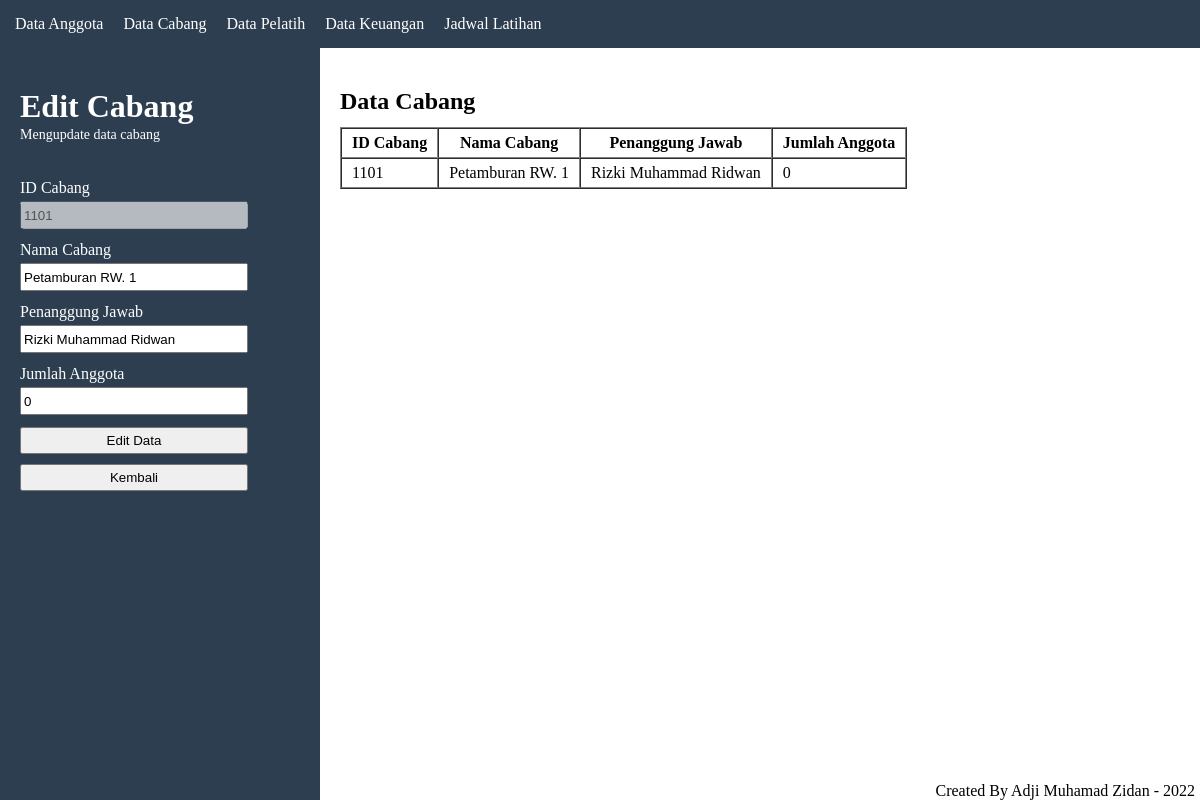
The page /edit_dt_cabang.php?update=1101 on the database its author committed.
### tables this page shows
CREATE TABLE `dt_cabang` (
  `ID_cabang` int(10) NOT NULL,
  `Nama_cabang` varchar(100) NOT NULL,
  `Penanggung_jawab` varchar(100) NOT NULL,
  `Jumlah_anggota` int(100) NOT NULL
);

### edit_dt_cabang.php (the view, shortened to what this page needs)
<?php
	require 'config/koneksi_db.php';
	$sql = "SELECT * FROM dt_cabang WHERE ID_cabang = $_GET[update]";
	$data = mysqli_query($koneksi, $sql);
	$hasil = mysqli_fetch_assoc($data);
?>
<!DOCTYPE html>
<html lang="en">
<head>
</head>
<body>
	<nav>
		<?php require 'modularitas/menu.php' ?>
	</nav>
	<main>
		<div class="container">
			<div class="form">
				<div class="title-cabang">
					<h1>Edit Cabang</h1>
					<p>Mengupdate data cabang</p>
				</div>
				<form action="" method="post">
					<label for="id_cabang">ID Cabang</label><br>
					<input type="text" id="id_cabang" name="id_cabang" value="<?= $hasil['ID_cabang'];?>" disabled><br>
					<label for="nama">Nama Cabang</label><br>
					<input type="text" id="nama" name="nama_cabang" value="<?= $hasil['Nama_cabang'];?>"><br>
					<label for="pj">Penanggung Jawab</label><br>
					<input type="text" id="pj" name="PJ" value="<?= $hasil['Penanggung_jawab'];?>"><br>
					<label for="anggota">Jumlah Anggota</label><br>
					<input type="text" id="anggota" name="jumlah_anggota" value="<?= $hasil['Jumlah_anggota'];?>"><br>
					<button type="submit" name="edit_data" onclick="return confirm('Update data?');">Edit Data</button>
					<a href="cabang.php">
						<button type="button">Kembali</button>
					</a>
				</form>
			</div>
			<div class="tabel-data">
				<h2>Data Cabang</h2>
				<table border="1" cellspacing="0">
					<tr>
						<th>ID Cabang</th>
						<th>Nama Cabang</th>
						<th>Penanggung Jawab</th>
						<th>Jumlah Anggota</th>
					</tr>
					<tr>
						<td><?= $hasil['ID_cabang'];?></td>
						<td><?= $hasil['Nama_cabang'];?></td>
						<td><?= $hasil['Penanggung_jawab'];?></td>
						<td><?= $hasil['Jumlah_anggota'];?></td>
					</tr>
				</table>
				<footer>
					<?php require 'modularitas/footer.php' ?>
				</footer>
			</div>
		</div>
	</main>
</body>
</html>

### edit_dt_cabang.php (style rules this page uses)
main .container { display: flex; justify-content: center; position: fixed; width: 100%; height: 100%; }
main .container button { cursor: pointer; padding: 4px 2px; box-sizing: border-box; width: 228px; margin-bottom: 10px; }
.form { background-color: #2c3e50; width: 25%; color: white; padding: 40px 20px; }
.form .title-cabang { margin-bottom: 36px; }
.form .title-cabang p { margin-top: 2px; font-size: 14px; }
.form form input { margin-top: 4px; margin-bottom: 12px; width: 220px; height: 20px; padding: 2px; }
.tabel-data { width: 75%; padding: 40px 20px; }
.tabel-data table { margin-top: 12px; }
.tabel-data table tr th, td { padding: 5px 10px; }

### modularitas/menu.php (style rules this page uses)
* { margin: 0; padding: 0; }
nav { background-color: #2c3e50; padding: 15px; }

### modularitas/footer.php (style rules this page uses)
* { margin: 0; padding: 0; }
footer { position: fixed; bottom: 0; right: 0; width: auto; }

### rows shown on the page
dt_cabang: id_cabang "1101", nama_cabang "Petamburan RW. 1", PJ "Rizki Muhammad Ridwan", jumlah_anggota "0", ID_cabang "1101", Nama_cabang "Petamburan RW. 1", Penanggung_jawab "Rizki Muhammad Ridwan", Jumlah_anggota "0"
